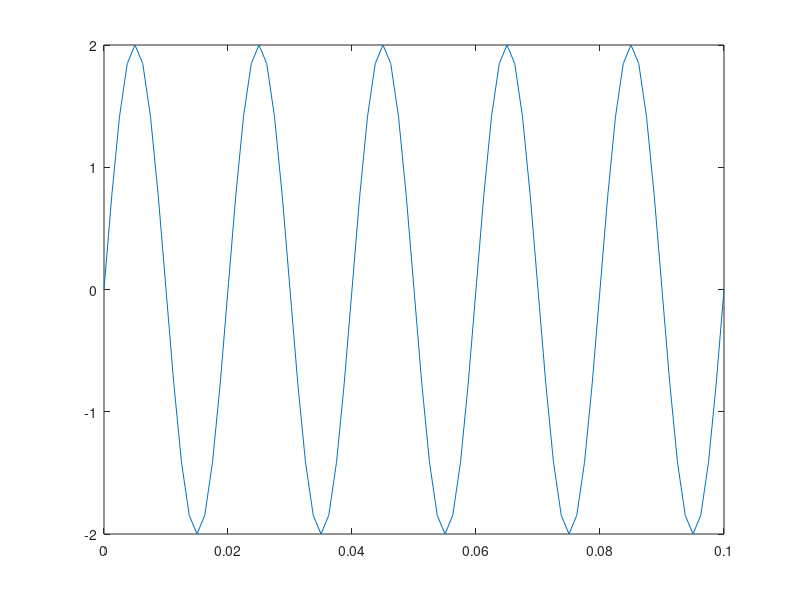

Recreate this plot in MATLAB.
clc;
clear;
close all;
f=50;
fs=100000;
t=0:1/fs:0.1;
w=2*pi*f;
x=2*sin(w.*t);
plot(t,x);

fs1=800;
t1=0:1/fs1:0.1;
x1=2*sin(w.*t1);
plot(t1,x1);